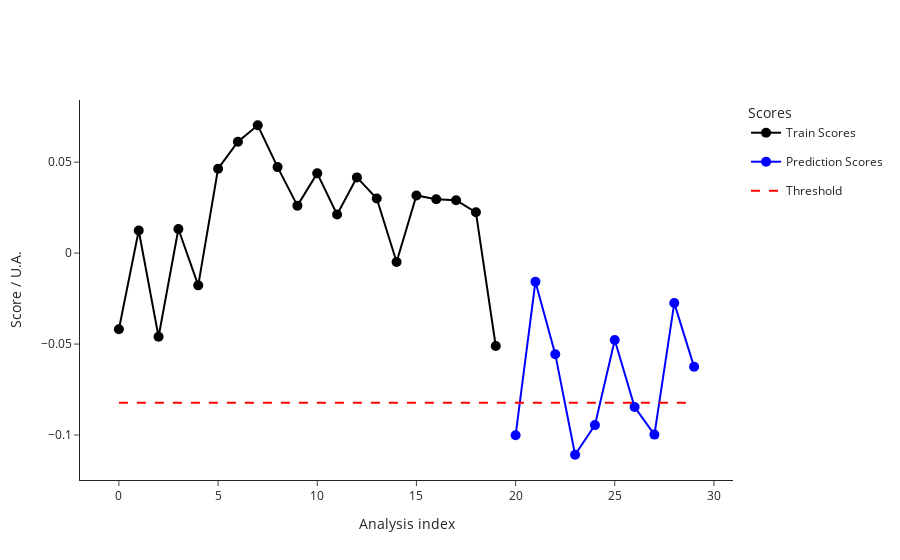

The notebook cell saved with this chart:
### Code cell
for i in [3, 4, 5, 6, 7]:
    test_data = pd.read_csv(f"dev/test{i}_features.csv")
    test_metadata = pd.read_csv(f"dev/test{i}_metadata.csv")
    ana.predict(test_data, test_metadata)
    outliers_test = ana.test_prediction_outliers()
    print("Test set ", i, " indices: \n", test_metadata["index"])
    print(outliers_test)
    fig_test_scores = ana.plot_scores()
    fig_test_scores.write_image(f"dev/figures/fig_test{i}_scores.png", width=1100, height= 350, scale = 3)
    fig_test_scores.show()
    #ana.add_prediction()
    print(ana)
    fig_test_features = ana.plot_data()
    fig_test_features.write_image(f"dev/figures/fig_test{i}_features.png", width=1100, height= 350, scale = 3)
    fig_test_features.show()

### Figure 1 — Plotly figure (JSON) as saved in the notebook; plotly's stock layout.template omitted (floating-point values rounded to 4 significant figures)
{"data": [{"hovertemplate": ["<b>index: </b>18<br><b>name: </b>210812_Pac--005<br><b>path: </b>C:/Users/Sandeep/Desktop/ExtractedSignals\\210812_Pac 2021-08-12 10-30-07\\210812_Pac--005.D<br><b>batch: </b>210812_Pac 2021-08-12 10-30-07<br><b>batch_position: </b>5<br><b>idle_time: </b>39.0<br><b>sample: </b>NaCl 0,9%<br><b>method: </b>SAA_411_Pac.M<br><b>timestamp: </b>2021-08-12 10:50:23<br><b>detector: </b>G1315C<br><b>pump: </b>G7110B<br><b>start_time: </b>2021-08-12 10:50:57<br><b>end_time: </b>2021-08-12 10:54:57<br><b>runtime: </b>239.7000000000036", "<b>index: </b>19<br><b>name: </b>210812_Pac--006<br><b>path: </b>C:/Users/Sandeep/Desktop/ExtractedSignals\\210812_Pac 2021-08-12 10-30-07\\210812_Pac--006.D<br><b>batch: </b>210812_Pac 2021-08-12 10-30-07<br><b>batch_position: </b>6<br><b>idle_time: </b>39.0<br><b>sample: </b>Blank<br><b>method: </b>SAA_411_Pac.M<br><b>timestamp: </b>2021-08-12 10:55:02<br><b>detector: </b>G1315C<br><b>pump: </b>G7110B<br><b>start_time: </b>2021-08-12 10:55:36<br><b>end_time: </b>2021-08-12 10:59:36<br><b>runtime: </b>239.7000000000036", "<b>index: </b>20<br><b>name: </b>210812_Pac--007<br><b>path: </b>C:/Users/Sandeep/Desktop/ExtractedSignals\\210812_Pac 2021-08-12 10-30-07\\210812_Pac--007.D<br><b>batch: </b>210812_Pac 2021-08-12 10-30-07<br><b>batch_position: </b>7<br><b>idle_time: </b>39.0<br><b>sample: </b>0.025 mg/ml<br><b>method: </b>SAA_411_Pac.M<br><b>timestamp: </b>2021-08-12 10:59:41<br><b>detector: </b>G1315C<br><b>pump: </b>G7110B<br><b>start_time: </b>2021-08-12 11:00:15<br><b>end_time: </b>2021-08-12 11:04:15<br><b>runtime: </b>239.7000000000036", "<b>index: </b>21<br><b>name: </b>210812_Pac--008<br><b>path: </b>C:/Users/Sandeep/Desktop/ExtractedSignals\\210812_Pac 2021-08-12 10-30-07\\210812_Pac--008.D<br><b>batch: </b>210812_Pac 2021-08-12 10-30-07<br><b>batch_position: </b>8<br><b>idle_time: </b>39.0<br><b>sample: </b>Blank<br><b>method: </b>SAA_411_Pac.M<br><b>timestamp: </b>2021-08-12 11:04:20<br><b>detector: </b>G1315C<br><b>pump: </b>G7110B<br><b>start_time: </b>2021-08-12 11:04:54<br><b>end_time: </b>2021-08-12 11:08:54<br><b>runtime: </b>239.7000000000036", "<b>index: </b>22<br><b>name: </b>210812_Pac--009<br><b>path: </b>C:/Users/Sandeep/Desktop/ExtractedSignals\\210812_Pac 2021-08-12 10-30-07\\210812_Pac--009.D<br><b>batch: </b>210812_Pac 2021-08-12 10-30-07<br><b>batch_position: </b>9<br><b>idle_time: </b>38.0<br><b>sample: </b>210806/036 :10<br><b>method: </b>SAA_411_Pac.M<br><b>timestamp: </b>2021-08-12 11:08:59<br><b>detector: </b>G1315C<br><b>pump: </b>G7110B<br><b>start_time: </b>2021-08-12 11:09:32<br><b>end_time: </b>2021-08-12 11:13:32<br><b>runtime: </b>239.7000000000036", "<b>index: </b>23<br><b>name: </b>210812_Pac--010<br><b>path: </b>C:/Users/Sandeep/Desktop/ExtractedSignals\\210812_Pac 2021-08-12 10-30-07\\210812_Pac--010.D<br><b>batch: </b>210812_Pac 2021-08-12 10-30-07<br><b>batch_position: </b>10<br><b>idle_time: </b>39.0<br><b>sample: </b>210806/036 :10<br><b>method: </b>SAA_411_Pac.M<br><b>timestamp: </b>2021-08-12 11:13:37<br><b>detector: </b>G7110B<br><b>pump: </b>G7110B<br><b>start_time: </b>2021-08-12 11:14:11<br><b>end_time: </b>2021-08-12 11:18:11<br><b>runtime: </b>239.7000000000036", "<b>index: </b>24<br><b>name: </b>210812_Pac--011<br><b>path: </b>C:/Users/Sandeep/Desktop/ExtractedSignals\\210812_Pac 2021-08-12 10-30-07\\210812_Pac--011.D<br><b>batch: </b>210812_Pac 2021-08-12 10-30-07<br><b>batch_position: </b>11<br><b>idle_time: </b>39.0<br><b>sample: </b>210806/036 :10<br><b>method: </b>SAA_411_Pac.M<br><b>timestamp: </b>2021-08-12 11:18:16<br><b>detector: </b>G7110B<br><b>pump: </b>G7110B<br><b>start_time: </b>2021-08-12 11:18:50<br><b>end_time: </b>2021-08-12 11:22:50<br><b>runtime: </b>239.7000000000036", "<b>index: </b>25<br><b>name: </b>210812_Pac--012<br><b>path: </b>C:/Users/Sandeep/Desktop/ExtractedSignals\\210812_Pac 2021-08-12 10-30-07\\210812_Pac--012.D<br><b>batch: </b>210812_Pac 2021-08-12 10-30-07<br><b>batch_position: </b>12<br><b>idle_time: </b>39.0<br><b>sample: </b>Blank<br><b>method: </b>SAA_411_Pac.M<br><b>timestamp: </b>2021-08-12 11:22:55<br><b>detector: </b>G1315C<br><b>pump: </b>G7110B<br><b>start_time: </b>2021-08-12 11:23:29<br><b>end_time: </b>2021-08-12 11:27:29<br><b>runtime: </b>239.7000000000036", "<b>index: </b>26<br><b>name: </b>210812_Pac--013<br><b>path: </b>C:/Users/Sandeep/Desktop/ExtractedSignals\\210812_Pac 2021-08-12 10-30-07\\210812_Pac--013.D<br><b>batch: </b>210812_Pac 2021-08-12 10-30-07<br><b>batch_position: </b>13<br><b>idle_time: </b>39.0<br><b>sample: </b>0.025 mg/ml<br><b>method: </b>SAA_411_Pac.M<br><b>timestamp: </b>2021-08-12 11:27:34<br><b>detector: </b>G1315C<br><b>pump: </b>G7110B<br><b>start_time: </b>2021-08-12 11:28:08<br><b>end_time: </b>2021-08-12 11:32:08<br><b>runtime: </b>239.7000000000036", "<b>index: </b>27<br><b>name: </b>210812_Pac--014<br><b>path: </b>C:/Users/Sandeep/Desktop/ExtractedSignals\\210812_Pac 2021-08-12 10-30-07\\210812_Pac--014.D<br><b>batch: </b>210812_Pac 2021-08-12 10-30-07<br><b>batch_position: </b>14<br><b>idle_time: </b>38.0<br><b>sample: </b>Blank<br><b>method: </b>SAA_411_Pac.M<br><b>timestamp: </b>2021-08-12 11:32:13<br><b>detector: </b>G7110B<br><b>pump: </b>G7110B<br><b>start_time: </b>2021-08-12 11:32:46<br><b>end_time: </b>2021-08-12 11:36:47<br><b>runtime: </b>239.7000000000036", "<b>index: </b>51<br><b>name: </b>210813_Pac--005<br><b>path: </b>C:/Users/Sandeep/Desktop/ExtractedSignals\\210813_Pac 2021-08-13 10-37-27\\210813_Pac--005.D<br><b>batch: </b>210813_Pac 2021-08-13 10-37-27<br><b>batch_position: </b>5<br><b>idle_time: </b>39.0<br><b>sample: </b>NaCl 0,9%<br><b>method: </b>SAA_411_Pac.M<br><b>timestamp: </b>2021-08-13 10:57:52<br><b>detector: </b>G7110B<br><b>pump: </b>G7110B<br><b>start_time: </b>2021-08-13 10:58:26<br><b>end_time: </b>2021-08-13 11:02:27<br><b>runtime: </b>239.7000000000036", "<b>index: </b>52<br><b>name: </b>210813_Pac--006<br><b>path: </b>C:/Users/Sandeep/Desktop/ExtractedSignals\\210813_Pac 2021-08-13 10-37-27\\210813_Pac--006.D<br><b>batch: </b>210813_Pac 2021-08-13 10-37-27<br><b>batch_position: </b>6<br><b>idle_time: </b>38.0<br><b>sample: </b>Blank<br><b>method: </b>SAA_411_Pac.M<br><b>timestamp: </b>2021-08-13 11:02:31<br><b>detector: </b>G1315C<br><b>pump: </b>G7110B<br><b>start_time: </b>2021-08-13 11:03:05<br><b>end_time: </b>2021-08-13 11:07:06<br><b>runtime: </b>239.7000000000036", "<b>index: </b>53<br><b>name: </b>210813_Pac--007<br><b>path: </b>C:/Users/Sandeep/Desktop/ExtractedSignals\\210813_Pac 2021-08-13 10-37-27\\210813_Pac--007.D<br><b>batch: </b>210813_Pac 2021-08-13 10-37-27<br><b>batch_position: </b>7<br><b>idle_time: </b>38.0<br><b>sample: </b>0.025 mg/ml<br><b>method: </b>SAA_411_Pac.M<br><b>timestamp: </b>2021-08-13 11:07:10<br><b>detector: </b>G1315C<br><b>pump: </b>G7116B<br><b>start_time: </b>2021-08-13 11:07:44<br><b>end_time: </b>2021-08-13 11:11:45<br><b>runtime: </b>239.7000000000036", "<b>index: </b>54<br><b>name: </b>210813_Pac--008<br><b>path: </b>C:/Users/Sandeep/Desktop/ExtractedSignals\\210813_Pac 2021-08-13 10-37-27\\210813_Pac--008.D<br><b>batch: </b>210813_Pac 2021-08-13 10-37-27<br><b>batch_position: </b>8<br><b>idle_time: </b>38.0<br><b>sample: </b>Blank<br><b>method: </b>SAA_411_Pac.M<br><b>timestamp: </b>2021-08-13 11:11:49<br><b>detector: </b>G1315C<br><b>pump: </b>G7110B<br><b>start_time: </b>2021-08-13 11:12:23<br><b>end_time: </b>2021-08-13 11:16:23<br><b>runtime: </b>239.7000000000036", "<b>index: </b>55<br><b>name: </b>210813_Pac--009<br><b>path: </b>C:/Users/Sandeep/Desktop/ExtractedSignals\\210813_Pac 2021-08-13 10-37-27\\210813_Pac--009.D<br><b>batch: </b>210813_Pac 2021-08-13 10-37-27<br><b>batch_position: </b>9<br><b>idle_time: </b>39.0<br><b>sample: </b>210812/004 :20<br><b>method: </b>SAA_411_Pac.M<br><b>timestamp: </b>2021-08-13 11:16:28<br><b>detector: </b>G1315C<br><b>pump: </b>G7110B<br><b>start_time: </b>2021-08-13 11:17:02<br><b>end_time: </b>2021-08-13 11:21:03<br><b>runtime: </b>239.7000000000036", "<b>index: </b>56<br><b>name: </b>210813_Pac--010<br><b>path: </b>C:/Users/Sandeep/Desktop/ExtractedSignals\\210813_Pac 2021-08-13 10-37-27\\210813_Pac--010.D<br><b>batch: </b>210813_Pac 2021-08-13 10-37-27<br><b>batch_position: </b>10<br><b>idle_time: </b>38.0<br><b>sample: </b>210812/004 :20<br><b>method: </b>SAA_411_Pac.M<br><b>timestamp: </b>2021-08-13 11:21:08<br><b>detector: </b>G1315C<br><b>pump: </b>G7110B<br><b>start_time: </b>2021-08-13 11:21:41<br><b>end_time: </b>2021-08-13 11:25:42<br><b>runtime: </b>239.7000000000036", "<b>index: </b>57<br><b>name: </b>210813_Pac--011<br><b>path: </b>C:/Users/Sandeep/Desktop/ExtractedSignals\\210813_Pac 2021-08-13 10-37-27\\210813_Pac--011.D<br><b>batch: </b>210813_Pac 2021-08-13 10-37-27<br><b>batch_position: </b>11<br><b>idle_time: </b>39.0<br><b>sample: </b>210812/004 :20<br><b>method: </b>SAA_411_Pac.M<br><b>timestamp: </b>2021-08-13 11:25:46<br><b>detector: </b>G1315C<br><b>pump: </b>G7110B<br><b>start_time: </b>2021-08-13 11:26:21<br><b>end_time: </b>2021-08-13 11:30:21<br><b>runtime: </b>239.7000000000036", "<b>index: </b>58<br><b>name: </b>210813_Pac--012<br><b>path: </b>C:/Users/Sandeep/Desktop/ExtractedSignals\\210813_Pac 2021-08-13 10-37-27\\210813_Pac--012.D<br><b>batch: </b>210813_Pac 2021-08-13 10-37-27<br><b>batch_position: </b>12<br><b>idle_time: </b>38.0<br><b>sample: </b>Blank<br><b>method: </b>SAA_411_Pac.M<br><b>timestamp: </b>2021-08-13 11:30:26<br><b>detector: </b>G1315C<br><b>pump: </b>G7110B<br><b>start_time: </b>2021-08-13 11:30:59<br><b>end_time: </b>2021-08-13 11:34:59<br><b>runtime: </b>239.7000000000036", "<b>index: </b>59<br><b>name: </b>210813_Pac--013<br><b>path: </b>C:/Users/Sandeep/Desktop/ExtractedSignals\\210813_Pac 2021-08-13 10-37-27\\210813_Pac--013.D<br><b>batch: </b>210813_Pac 2021-08-13 10-37-27<br><b>batch_position: </b>13<br><b>idle_time: </b>39.0<br><b>sample: </b>0.025 mg/ml<br><b>method: </b>SAA_411_Pac.M<br><b>timestamp: </b>2021-08-13 11:35:04<br><b>detector: </b>G1315C<br><b>pump: </b>G7110B<br><b>start_time: </b>2021-08-13 11:35:38<br><b>end_time: </b>2021-08-13 11:39:38<br><b>runtime: </b>239.7000000000036", "<b>index: </b>60<br><b>name: </b>210813_Pac--014<br><b>path: </b>C:/Users/Sandeep/Desktop/ExtractedSignals\\210813_Pac 2021-08-13 10-37-27\\210813_Pac--014.D<br><b>batch: </b>210813_Pac 2021-08-13 10-37-27<br><b>batch_position: </b>14<br><b>idle_time: </b>38.0<br><b>sample: </b>Blank<br><b>method: </b>SAA_411_Pac.M<br><b>timestamp: </b>2021-08-13 11:39:43<br><b>detector: </b>G1315C<br><b>pump: </b>G7110B<br><b>start_time: </b>2021-08-13 11:40:16<br><b>end_time: </b>2021-08-13 11:44:17<br><b>runtime: </b>239.7000000000036"], "legendgroup": "Train", "line": {"color": "black"}, "marker": {"color": "black", "size": 10}, "mode": "lines+markers", "name": "Train Scores", "text": ["<b>index: </b>18<br><b>name: </b>210812_Pac--005<br><b>path: </b>C:/Users/Sandeep/Desktop/ExtractedSignals\\210812_Pac 2021-08-12 10-30-07\\210812_Pac--005.D<br><b>batch: </b>210812_Pac 2021-08-12 10-30-07<br><b>batch_position: </b>5<br><b>idle_time: </b>39.0<br><b>sample: </b>NaCl 0,9%<br><b>method: </b>SAA_411_Pac.M<br><b>timestamp: </b>2021-08-12 10:50:23<br><b>detector: </b>G1315C<br><b>pump: </b>G7110B<br><b>start_time: </b>2021-08-12 10:50:57<br><b>end_time: </b>2021-08-12 10:54:57<br><b>runtime: </b>239.7000000000036", "<b>index: </b>19<br><b>name: </b>210812_Pac--006<br><b>path: </b>C:/Users/Sandeep/Desktop/ExtractedSignals\\210812_Pac 2021-08-12 10-30-07\\210812_Pac--006.D<br><b>batch: </b>210812_Pac 2021-08-12 10-30-07<br><b>batch_position: </b>6<br><b>idle_time: </b>39.0<br><b>sample: </b>Blank<br><b>method: </b>SAA_411_Pac.M<br><b>timestamp: </b>2021-08-12 10:55:02<br><b>detector: </b>G1315C<br><b>pump: </b>G7110B<br><b>start_time: </b>2021-08-12 10:55:36<br><b>end_time: </b>2021-08-12 10:59:36<br><b>runtime: </b>239.7000000000036", "<b>index: </b>20<br><b>name: </b>210812_Pac--007<br><b>path: </b>C:/Users/Sandeep/Desktop/ExtractedSignals\\210812_Pac 2021-08-12 10-30-07\\210812_Pac--007.D<br><b>batch: </b>210812_Pac 2021-08-12 10-30-07<br><b>batch_position: </b>7<br><b>idle_time: </b>39.0<br><b>sample: </b>0.025 mg/ml<br><b>method: </b>SAA_411_Pac.M<br><b>timestamp: </b>2021-08-12 10:59:41<br><b>detector: </b>G1315C<br><b>pump: </b>G7110B<br><b>start_time: </b>2021-08-12 11:00:15<br><b>end_time: </b>2021-08-12 11:04:15<br><b>runtime: </b>239.7000000000036", "<b>index: </b>21<br><b>name: </b>210812_Pac--008<br><b>path: </b>C:/Users/Sandeep/Desktop/ExtractedSignals\\210812_Pac 2021-08-12 10-30-07\\210812_Pac--008.D<br><b>batch: </b>210812_Pac 2021-08-12 10-30-07<br><b>batch_position: </b>8<br><b>idle_time: </b>39.0<br><b>sample: </b>Blank<br><b>method: </b>SAA_411_Pac.M<br><b>timestamp: </b>2021-08-12 11:04:20<br><b>detector: </b>G1315C<br><b>pump: </b>G7110B<br><b>start_time: </b>2021-08-12 11:04:54<br><b>end_time: </b>2021-08-12 11:08:54<br><b>runtime: </b>239.7000000000036", "<b>index: </b>22<br><b>name: </b>210812_Pac--009<br><b>path: </b>C:/Users/Sandeep/Desktop/ExtractedSignals\\210812_Pac 2021-08-12 10-30-07\\210812_Pac--009.D<br><b>batch: </b>210812_Pac 2021-08-12 10-30-07<br><b>batch_position: </b>9<br><b>idle_time: </b>38.0<br><b>sample: </b>210806/036 :10<br><b>method: </b>SAA_411_Pac.M<br><b>timestamp: </b>2021-08-12 11:08:59<br><b>detector: </b>G1315C<br><b>pump: </b>G7110B<br><b>start_time: </b>2021-08-12 11:09:32<br><b>end_time: </b>2021-08-12 11:13:32<br><b>runtime: </b>239.7000000000036", "<b>index: </b>23<br><b>name: </b>210812_Pac--010<br><b>path: </b>C:/Users/Sandeep/Desktop/ExtractedSignals\\210812_Pac 2021-08-12 10-30-07\\210812_Pac--010.D<br><b>batch: </b>210812_Pac 2021-08-12 10-30-07<br><b>batch_position: </b>10<br><b>idle_time: </b>39.0<br><b>sample: </b>210806/036 :10<br><b>method: </b>SAA_411_Pac.M<br><b>timestamp: </b>2021-08-12 11:13:37<br><b>detector: </b>G7110B<br><b>pump: </b>G7110B<br><b>start_time: </b>2021-08-12 11:14:11<br><b>end_time: </b>2021-08-12 11:18:11<br><b>runtime: </b>239.7000000000036", "<b>index: </b>24<br><b>name: </b>210812_Pac--011<br><b>path: </b>C:/Users/Sandeep/Desktop/ExtractedSignals\\210812_Pac 2021-08-12 10-30-07\\210812_Pac--011.D<br><b>batch: </b>210812_Pac 2021-08-12 10-30-07<br><b>batch_position: </b>11<br><b>idle_time: </b>39.0<br><b>sample: </b>210806/036 :10<br><b>method: </b>SAA_411_Pac.M<br><b>timestamp: </b>2021-08-12 11:18:16<br><b>detector: </b>G7110B<br><b>pump: </b>G7110B<br><b>start_time: </b>2021-08-12 11:18:50<br><b>end_time: </b>2021-08-12 11:22:50<br><b>runtime: </b>239.7000000000036", "<b>index: </b>25<br><b>name: </b>210812_Pac--012<br><b>path: </b>C:/Users/Sandeep/Desktop/ExtractedSignals\\210812_Pac 2021-08-12 10-30-07\\210812_Pac--012.D<br><b>batch: </b>210812_Pac 2021-08-12 10-30-07<br><b>batch_position: </b>12<br><b>idle_time: </b>39.0<br><b>sample: </b>Blank<br><b>method: </b>SAA_411_Pac.M<br><b>timestamp: </b>2021-08-12 11:22:55<br><b>detector: </b>G1315C<br><b>pump: </b>G7110B<br><b>start_time: </b>2021-08-12 11:23:29<br><b>end_time: </b>2021-08-12 11:27:29<br><b>runtime: </b>239.7000000000036", "<b>index: </b>26<br><b>name: </b>210812_Pac--013<br><b>path: </b>C:/Users/Sandeep/Desktop/ExtractedSignals\\210812_Pac 2021-08-12 10-30-07\\210812_Pac--013.D<br><b>batch: </b>210812_Pac 2021-08-12 10-30-07<br><b>batch_position: </b>13<br><b>idle_time: </b>39.0<br><b>sample: </b>0.025 mg/ml<br><b>method: </b>SAA_411_Pac.M<br><b>timestamp: </b>2021-08-12 11:27:34<br><b>detector: </b>G1315C<br><b>pump: </b>G7110B<br><b>start_time: </b>2021-08-12 11:28:08<br><b>end_time: </b>2021-08-12 11:32:08<br><b>runtime: </b>239.7000000000036", "<b>index: </b>27<br><b>name: </b>210812_Pac--014<br><b>path: </b>C:/Users/Sandeep/Desktop/ExtractedSignals\\210812_Pac 2021-08-12 10-30-07\\210812_Pac--014.D<br><b>batch: </b>210812_Pac 2021-08-12 10-30-07<br><b>batch_position: </b>14<br><b>idle_time: </b>38.0<br><b>sample: </b>Blank<br><b>method: </b>SAA_411_Pac.M<br><b>timestamp: </b>2021-08-12 11:32:13<br><b>detector: </b>G7110B<br><b>pump: </b>G7110B<br><b>start_time: </b>2021-08-12 11:32:46<br><b>end_time: </b>2021-08-12 11:36:47<br><b>runtime: </b>239.7000000000036", "<b>index: </b>51<br><b>name: </b>210813_Pac--005<br><b>path: </b>C:/Users/Sandeep/Desktop/ExtractedSignals\\210813_Pac 2021-08-13 10-37-27\\210813_Pac--005.D<br><b>batch: </b>210813_Pac 2021-08-13 10-37-27<br><b>batch_position: </b>5<br><b>idle_time: </b>39.0<br><b>sample: </b>NaCl 0,9%<br><b>method: </b>SAA_411_Pac.M<br><b>timestamp: </b>2021-08-13 10:57:52<br><b>detector: </b>G7110B<br><b>pump: </b>G7110B<br><b>start_time: </b>2021-08-13 10:58:26<br><b>end_time: </b>2021-08-13 11:02:27<br><b>runtime: </b>239.7000000000036", "<b>index: </b>52<br><b>name: </b>210813_Pac--006<br><b>path: </b>C:/Users/Sandeep/Desktop/ExtractedSignals\\210813_Pac 2021-08-13 10-37-27\\210813_Pac--006.D<br><b>batch: </b>210813_Pac 2021-08-13 10-37-27<br><b>batch_position: </b>6<br><b>idle_time: </b>38.0<br><b>sample: </b>Blank<br><b>method: </b>SAA_411_Pac.M<br><b>timestamp: </b>2021-08-13 11:02:31<br><b>detector: </b>G1315C<br><b>pump: </b>G7110B<br><b>start_time: </b>2021-08-13 11:03:05<br><b>end_time: </b>2021-08-13 11:07:06<br><b>runtime: </b>239.7000000000036", "<b>index: </b>53<br><b>name: </b>210813_Pac--007<br><b>path: </b>C:/Users/Sandeep/Desktop/ExtractedSignals\\210813_Pac 2021-08-13 10-37-27\\210813_Pac--007.D<br><b>batch: </b>210813_Pac 2021-08-13 10-37-27<br><b>batch_position: </b>7<br><b>idle_time: </b>38.0<br><b>sample: </b>0.025 mg/ml<br><b>method: </b>SAA_411_Pac.M<br><b>timestamp: </b>2021-08-13 11:07:10<br><b>detector: </b>G1315C<br><b>pump: </b>G7116B<br><b>start_time: </b>2021-08-13 11:07:44<br><b>end_time: </b>2021-08-13 11:11:45<br><b>runtime: </b>239.7000000000036", "<b>index: </b>54<br><b>name: </b>210813_Pac--008<br><b>path: </b>C:/Users/Sandeep/Desktop/ExtractedSignals\\210813_Pac 2021-08-13 10-37-27\\210813_Pac--008.D<br><b>batch: </b>210813_Pac 2021-08-13 10-37-27<br><b>batch_position: </b>8<br><b>idle_time: </b>38.0<br><b>sample: </b>Blank<br><b>method: </b>SAA_411_Pac.M<br><b>timestamp: </b>2021-08-13 11:11:49<br><b>detector: </b>G1315C<br><b>pump: </b>G7110B<br><b>start_time: </b>2021-08-13 11:12:23<br><b>end_time: </b>2021-08-13 11:16:23<br><b>runtime: </b>239.7000000000036", "<b>index: </b>55<br><b>name: </b>210813_Pac--009<br><b>path: </b>C:/Users/Sandeep/Desktop/ExtractedSignals\\210813_Pac 2021-08-13 10-37-27\\210813_Pac--009.D<br><b>batch: </b>210813_Pac 2021-08-13 10-37-27<br><b>batch_position: </b>9<br><b>idle_time: </b>39.0<br><b>sample: </b>210812/004 :20<br><b>method: </b>SAA_411_Pac.M<br><b>timestamp: </b>2021-08-13 11:16:28<br><b>detector: </b>G1315C<br><b>pump: </b>G7110B<br><b>start_time: </b>2021-08-13 11:17:02<br><b>end_time: </b>2021-08-13 11:21:03<br><b>runtime: </b>239.7000000000036", "<b>index: </b>56<br><b>name: </b>210813_Pac--010<br><b>path: </b>C:/Users/Sandeep/Desktop/ExtractedSignals\\210813_Pac 2021-08-13 10-37-27\\210813_Pac--010.D<br><b>batch: </b>210813_Pac 2021-08-13 10-37-27<br><b>batch_position: </b>10<br><b>idle_time: </b>38.0<br><b>sample: </b>210812/004 :20<br><b>method: </b>SAA_411_Pac.M<br><b>timestamp: </b>2021-08-13 11:21:08<br><b>detector: </b>G1315C<br><b>pump: </b>G7110B<br><b>start_time: </b>2021-08-13 11:21:41<br><b>end_time: </b>2021-08-13 11:25:42<br><b>runtime: </b>239.7000000000036", "<b>index: </b>57<br><b>name: </b>210813_Pac--011<br><b>path: </b>C:/Users/Sandeep/Desktop/ExtractedSignals\\210813_Pac 2021-08-13 10-37-27\\210813_Pac--011.D<br><b>batch: </b>210813_Pac 2021-08-13 10-37-27<br><b>batch_position: </b>11<br><b>idle_time: </b>39.0<br><b>sample: </b>210812/004 :20<br><b>method: </b>SAA_411_Pac.M<br><b>timestamp: </b>2021-08-13 11:25:46<br><b>detector: </b>G1315C<br><b>pump: </b>G7110B<br><b>start_time: </b>2021-08-13 11:26:21<br><b>end_time: </b>2021-08-13 11:30:21<br><b>runtime: </b>239.7000000000036", "<b>index: </b>58<br><b>name: </b>210813_Pac--012<br><b>path: </b>C:/Users/Sandeep/Desktop/ExtractedSignals\\210813_Pac 2021-08-13 10-37-27\\210813_Pac--012.D<br><b>batch: </b>210813_Pac 2021-08-13 10-37-27<br><b>batch_position: </b>12<br><b>idle_time: </b>38.0<br><b>sample: </b>Blank<br><b>method: </b>SAA_411_Pac.M<br><b>timestamp: </b>2021-08-13 11:30:26<br><b>detector: </b>G1315C<br><b>pump: </b>G7110B<br><b>start_time: </b>2021-08-13 11:30:59<br><b>end_time: </b>2021-08-13 11:34:59<br><b>runtime: </b>239.7000000000036", "<b>index: </b>59<br><b>name: </b>210813_Pac--013<br><b>path: </b>C:/Users/Sandeep/Desktop/ExtractedSignals\\210813_Pac 2021-08-13 10-37-27\\210813_Pac--013.D<br><b>batch: </b>210813_Pac 2021-08-13 10-37-27<br><b>batch_position: </b>13<br><b>idle_time: </b>39.0<br><b>sample: </b>0.025 mg/ml<br><b>method: </b>SAA_411_Pac.M<br><b>timestamp: </b>2021-08-13 11:35:04<br><b>detector: </b>G1315C<br><b>pump: </b>G7110B<br><b>start_time: </b>2021-08-13 11:35:38<br><b>end_time: </b>2021-08-13 11:39:38<br><b>runtime: </b>239.7000000000036", "<b>index: </b>60<br><b>name: </b>210813_Pac--014<br><b>path: </b>C:/Users/Sandeep/Desktop/ExtractedSignals\\210813_Pac 2021-08-13 10-37-27\\210813_Pac--014.D<br><b>batch: </b>210813_Pac 2021-08-13 10-37-27<br><b>batch_position: </b>14<br><b>idle_time: </b>38.0<br><b>sample: </b>Blank<br><b>method: </b>SAA_411_Pac.M<br><b>timestamp: </b>2021-08-13 11:39:43<br><b>detector: </b>G1315C<br><b>pump: </b>G7110B<br><b>start_time: </b>2021-08-13 11:40:16<br><b>end_time: </b>2021-08-13 11:44:17<br><b>runtime: </b>239.7000000000036"], "type": "scatter", "x": [0, 1, 2, 3, 4, 5, 6, 7, 8, 9, 10, 11, 12, 13, 14, 15, 16, 17, 18, 19], "y": [-0.04182, 0.0124, -0.04596, 0.01325, -0.01773, 0.04638, 0.06123, 0.07028, 0.04728, 0.02609, 0.04385, 0.02121, 0.04161, 0.03003, -0.004882, 0.03169, 0.02956, 0.02905, 0.02244, -0.0511]}, {"hovertemplate": ["<b>index: </b>234<br><b>name: </b>210906_Pac<br><b>path: </b>C:/Users/Sandeep/Desktop/ExtractedSignals\\210906_Pac 2021-09-06 11-09-22\\210906_Pac.D<br><b>batch: </b>210906_Pac 2021-09-06 11-09-22<br><b>batch_position: </b>1<br><b>idle_time: </b>3995.0<br><b>sample: </b>Blank<br><b>method: </b>SAA_411_Pac.M<br><b>timestamp: </b>2021-09-06 11:09:27<br><b>detector: </b>G1315C<br><b>pump: </b>G7110B<br><b>start_time: </b>2021-09-06 11:10:14<br><b>end_time: </b>2021-09-06 11:14:15<br><b>runtime: </b>239.4000000000036", "<b>index: </b>118<br><b>name: </b>210819_Pac--003<br><b>path: </b>C:/Users/Sandeep/Desktop/ExtractedSignals\\210819_Pac 2021-08-19 15-50-49\\210819_Pac--003.D<br><b>batch: </b>210819_Pac 2021-08-19 15-50-49<br><b>batch_position: </b>3<br><b>idle_time: </b>39.0<br><b>sample: </b>Blank<br><b>method: </b>SAA_411_Pac.M<br><b>timestamp: </b>2021-08-19 16:02:09<br><b>detector: </b>G1315C<br><b>pump: </b>G7110B<br><b>start_time: </b>2021-08-19 16:02:43<br><b>end_time: </b>2021-08-19 16:06:43<br><b>runtime: </b>239.7000000000036", "<b>index: </b>153<br><b>name: </b>210826_Pac--005<br><b>path: </b>C:/Users/Sandeep/Desktop/ExtractedSignals\\210826_Pac 2021-08-26 16-15-14\\210826_Pac--005.D<br><b>batch: </b>210826_Pac 2021-08-26 16-15-14<br><b>batch_position: </b>5<br><b>idle_time: </b>40.0<br><b>sample: </b>NaCl 0,9%<br><b>method: </b>SAA_411_Pac.M<br><b>timestamp: </b>2021-08-26 16:34:12<br><b>detector: </b>G1315C<br><b>pump: </b>G7110B<br><b>start_time: </b>2021-08-26 16:34:47<br><b>end_time: </b>2021-08-26 16:38:47<br><b>runtime: </b>239.7000000000036", "<b>index: </b>240<br><b>name: </b>210906_Pac--007<br><b>path: </b>C:/Users/Sandeep/Desktop/ExtractedSignals\\210906_Pac 2021-09-06 11-09-22\\210906_Pac--007.D<br><b>batch: </b>210906_Pac 2021-09-06 11-09-22<br><b>batch_position: </b>7<br><b>idle_time: </b>38.0<br><b>sample: </b>0.025 mg/ml<br><b>method: </b>SAA_411_Pac.M<br><b>timestamp: </b>2021-09-06 11:37:36<br><b>detector: </b>G7110B<br><b>pump: </b>G7110B<br><b>start_time: </b>2021-09-06 11:38:09<br><b>end_time: </b>2021-09-06 11:42:09<br><b>runtime: </b>239.7000000000036", "<b>index: </b>276<br><b>name: </b>210910_Pac--011<br><b>path: </b>C:/Users/Sandeep/Desktop/ExtractedSignals\\210910_Pac 2021-09-10 14-25-54\\210910_Pac--011.D<br><b>batch: </b>210910_Pac 2021-09-10 14-25-54<br><b>batch_position: </b>11<br><b>idle_time: </b>37.0<br><b>sample: </b>210903/021 :10<br><b>method: </b>SAA_411_Pac.M<br><b>timestamp: </b>2021-09-10 15:13:50<br><b>detector: </b>G1315C<br><b>pump: </b>G7110B<br><b>start_time: </b>2021-09-10 15:14:22<br><b>end_time: </b>2021-09-10 15:18:23<br><b>runtime: </b>239.7000000000036", "<b>index: </b>160<br><b>name: </b>210826_Pac--012<br><b>path: </b>C:/Users/Sandeep/Desktop/ExtractedSignals\\210826_Pac 2021-08-26 16-15-14\\210826_Pac--012.D<br><b>batch: </b>210826_Pac 2021-08-26 16-15-14<br><b>batch_position: </b>12<br><b>idle_time: </b>40.0<br><b>sample: </b>210825/001 :10<br><b>method: </b>SAA_411_Pac.M<br><b>timestamp: </b>2021-08-26 17:06:52<br><b>detector: </b>G1315C<br><b>pump: </b>G7110B<br><b>start_time: </b>2021-08-26 17:07:27<br><b>end_time: </b>2021-08-26 17:11:27<br><b>runtime: </b>239.7000000000036", "<b>index: </b>149<br><b>name: </b>210826_Pac<br><b>path: </b>C:/Users/Sandeep/Desktop/ExtractedSignals\\210826_Pac 2021-08-26 16-15-14\\210826_Pac.D<br><b>batch: </b>210826_Pac 2021-08-26 16-15-14<br><b>batch_position: </b>1<br><b>idle_time: </b>64.0<br><b>sample: </b>Blank<br><b>method: </b>SAA_411_Pac.M<br><b>timestamp: </b>2021-08-26 16:15:20<br><b>detector: </b>G7110B<br><b>pump: </b>G7110B<br><b>start_time: </b>2021-08-26 16:16:07<br><b>end_time: </b>2021-08-26 16:20:07<br><b>runtime: </b>239.7000000000036", "<b>index: </b>278<br><b>name: </b>210910_Pac--013<br><b>path: </b>C:/Users/Sandeep/Desktop/ExtractedSignals\\210910_Pac 2021-09-10 14-25-54\\210910_Pac--013.D<br><b>batch: </b>210910_Pac 2021-09-10 14-25-54<br><b>batch_position: </b>13<br><b>idle_time: </b>37.0<br><b>sample: </b>0.025 mg/ml<br><b>method: </b>SAA_411_Pac.M<br><b>timestamp: </b>2021-09-10 15:23:06<br><b>detector: </b>G1315C<br><b>pump: </b>G7110B<br><b>start_time: </b>2021-09-10 15:23:38<br><b>end_time: </b>2021-09-10 15:27:39<br><b>runtime: </b>239.7000000000036", "<b>index: </b>125<br><b>name: </b>210819_Pac--010<br><b>path: </b>C:/Users/Sandeep/Desktop/ExtractedSignals\\210819_Pac 2021-08-19 15-50-49\\210819_Pac--010.D<br><b>batch: </b>210819_Pac 2021-08-19 15-50-49<br><b>batch_position: </b>10<br><b>idle_time: </b>39.0<br><b>sample: </b>210818/001 :20<br><b>method: </b>SAA_411_Pac.M<br><b>timestamp: </b>2021-08-19 16:34:42<br><b>detector: </b>G7110B<br><b>pump: </b>G7110B<br><b>start_time: </b>2021-08-19 16:35:16<br><b>end_time: </b>2021-08-19 16:39:17<br><b>runtime: </b>239.7000000000036", "<b>index: </b>158<br><b>name: </b>210826_Pac--010<br><b>path: </b>C:/Users/Sandeep/Desktop/ExtractedSignals\\210826_Pac 2021-08-26 16-15-14\\210826_Pac--010.D<br><b>batch: </b>210826_Pac 2021-08-26 16-15-14<br><b>batch_position: </b>10<br><b>idle_time: </b>39.0<br><b>sample: </b>210824/001 :20<br><b>method: </b>SAA_411_Pac.M<br><b>timestamp: </b>2021-08-26 16:57:32<br><b>detector: </b>G7110B<br><b>pump: </b>G7110B<br><b>start_time: </b>2021-08-26 16:58:06<br><b>end_time: </b>2021-08-26 17:02:07<br><b>runtime: </b>239.7000000000036"], "legendgroup": "Prediction", "line": {"color": "blue"}, "marker": {"color": "blue", "size": 10}, "mode": "lines+markers", "name": "Prediction Scores", "text": ["<b>index: </b>234<br><b>name: </b>210906_Pac<br><b>path: </b>C:/Users/Sandeep/Desktop/ExtractedSignals\\210906_Pac 2021-09-06 11-09-22\\210906_Pac.D<br><b>batch: </b>210906_Pac 2021-09-06 11-09-22<br><b>batch_position: </b>1<br><b>idle_time: </b>3995.0<br><b>sample: </b>Blank<br><b>method: </b>SAA_411_Pac.M<br><b>timestamp: </b>2021-09-06 11:09:27<br><b>detector: </b>G1315C<br><b>pump: </b>G7110B<br><b>start_time: </b>2021-09-06 11:10:14<br><b>end_time: </b>2021-09-06 11:14:15<br><b>runtime: </b>239.4000000000036", "<b>index: </b>118<br><b>name: </b>210819_Pac--003<br><b>path: </b>C:/Users/Sandeep/Desktop/ExtractedSignals\\210819_Pac 2021-08-19 15-50-49\\210819_Pac--003.D<br><b>batch: </b>210819_Pac 2021-08-19 15-50-49<br><b>batch_position: </b>3<br><b>idle_time: </b>39.0<br><b>sample: </b>Blank<br><b>method: </b>SAA_411_Pac.M<br><b>timestamp: </b>2021-08-19 16:02:09<br><b>detector: </b>G1315C<br><b>pump: </b>G7110B<br><b>start_time: </b>2021-08-19 16:02:43<br><b>end_time: </b>2021-08-19 16:06:43<br><b>runtime: </b>239.7000000000036", "<b>index: </b>153<br><b>name: </b>210826_Pac--005<br><b>path: </b>C:/Users/Sandeep/Desktop/ExtractedSignals\\210826_Pac 2021-08-26 16-15-14\\210826_Pac--005.D<br><b>batch: </b>210826_Pac 2021-08-26 16-15-14<br><b>batch_position: </b>5<br><b>idle_time: </b>40.0<br><b>sample: </b>NaCl 0,9%<br><b>method: </b>SAA_411_Pac.M<br><b>timestamp: </b>2021-08-26 16:34:12<br><b>detector: </b>G1315C<br><b>pump: </b>G7110B<br><b>start_time: </b>2021-08-26 16:34:47<br><b>end_time: </b>2021-08-26 16:38:47<br><b>runtime: </b>239.7000000000036", "<b>index: </b>240<br><b>name: </b>210906_Pac--007<br><b>path: </b>C:/Users/Sandeep/Desktop/ExtractedSignals\\210906_Pac 2021-09-06 11-09-22\\210906_Pac--007.D<br><b>batch: </b>210906_Pac 2021-09-06 11-09-22<br><b>batch_position: </b>7<br><b>idle_time: </b>38.0<br><b>sample: </b>0.025 mg/ml<br><b>method: </b>SAA_411_Pac.M<br><b>timestamp: </b>2021-09-06 11:37:36<br><b>detector: </b>G7110B<br><b>pump: </b>G7110B<br><b>start_time: </b>2021-09-06 11:38:09<br><b>end_time: </b>2021-09-06 11:42:09<br><b>runtime: </b>239.7000000000036", "<b>index: </b>276<br><b>name: </b>210910_Pac--011<br><b>path: </b>C:/Users/Sandeep/Desktop/ExtractedSignals\\210910_Pac 2021-09-10 14-25-54\\210910_Pac--011.D<br><b>batch: </b>210910_Pac 2021-09-10 14-25-54<br><b>batch_position: </b>11<br><b>idle_time: </b>37.0<br><b>sample: </b>210903/021 :10<br><b>method: </b>SAA_411_Pac.M<br><b>timestamp: </b>2021-09-10 15:13:50<br><b>detector: </b>G1315C<br><b>pump: </b>G7110B<br><b>start_time: </b>2021-09-10 15:14:22<br><b>end_time: </b>2021-09-10 15:18:23<br><b>runtime: </b>239.7000000000036", "<b>index: </b>160<br><b>name: </b>210826_Pac--012<br><b>path: </b>C:/Users/Sandeep/Desktop/ExtractedSignals\\210826_Pac 2021-08-26 16-15-14\\210826_Pac--012.D<br><b>batch: </b>210826_Pac 2021-08-26 16-15-14<br><b>batch_position: </b>12<br><b>idle_time: </b>40.0<br><b>sample: </b>210825/001 :10<br><b>method: </b>SAA_411_Pac.M<br><b>timestamp: </b>2021-08-26 17:06:52<br><b>detector: </b>G1315C<br><b>pump: </b>G7110B<br><b>start_time: </b>2021-08-26 17:07:27<br><b>end_time: </b>2021-08-26 17:11:27<br><b>runtime: </b>239.7000000000036", "<b>index: </b>149<br><b>name: </b>210826_Pac<br><b>path: </b>C:/Users/Sandeep/Desktop/ExtractedSignals\\210826_Pac 2021-08-26 16-15-14\\210826_Pac.D<br><b>batch: </b>210826_Pac 2021-08-26 16-15-14<br><b>batch_position: </b>1<br><b>idle_time: </b>64.0<br><b>sample: </b>Blank<br><b>method: </b>SAA_411_Pac.M<br><b>timestamp: </b>2021-08-26 16:15:20<br><b>detector: </b>G7110B<br><b>pump: </b>G7110B<br><b>start_time: </b>2021-08-26 16:16:07<br><b>end_time: </b>2021-08-26 16:20:07<br><b>runtime: </b>239.7000000000036", "<b>index: </b>278<br><b>name: </b>210910_Pac--013<br><b>path: </b>C:/Users/Sandeep/Desktop/ExtractedSignals\\210910_Pac 2021-09-10 14-25-54\\210910_Pac--013.D<br><b>batch: </b>210910_Pac 2021-09-10 14-25-54<br><b>batch_position: </b>13<br><b>idle_time: </b>37.0<br><b>sample: </b>0.025 mg/ml<br><b>method: </b>SAA_411_Pac.M<br><b>timestamp: </b>2021-09-10 15:23:06<br><b>detector: </b>G1315C<br><b>pump: </b>G7110B<br><b>start_time: </b>2021-09-10 15:23:38<br><b>end_time: </b>2021-09-10 15:27:39<br><b>runtime: </b>239.7000000000036", "<b>index: </b>125<br><b>name: </b>210819_Pac--010<br><b>path: </b>C:/Users/Sandeep/Desktop/ExtractedSignals\\210819_Pac 2021-08-19 15-50-49\\210819_Pac--010.D<br><b>batch: </b>210819_Pac 2021-08-19 15-50-49<br><b>batch_position: </b>10<br><b>idle_time: </b>39.0<br><b>sample: </b>210818/001 :20<br><b>method: </b>SAA_411_Pac.M<br><b>timestamp: </b>2021-08-19 16:34:42<br><b>detector: </b>G7110B<br><b>pump: </b>G7110B<br><b>start_time: </b>2021-08-19 16:35:16<br><b>end_time: </b>2021-08-19 16:39:17<br><b>runtime: </b>239.7000000000036", "<b>index: </b>158<br><b>name: </b>210826_Pac--010<br><b>path: </b>C:/Users/Sandeep/Desktop/ExtractedSignals\\210826_Pac 2021-08-26 16-15-14\\210826_Pac--010.D<br><b>batch: </b>210826_Pac 2021-08-26 16-15-14<br><b>batch_position: </b>10<br><b>idle_time: </b>39.0<br><b>sample: </b>210824/001 :20<br><b>method: </b>SAA_411_Pac.M<br><b>timestamp: </b>2021-08-26 16:57:32<br><b>detector: </b>G7110B<br><b>pump: </b>G7110B<br><b>start_time: </b>2021-08-26 16:58:06<br><b>end_time: </b>2021-08-26 17:02:07<br><b>runtime: </b>239.7000000000036"], "type": "scatter", "x": [20, 21, 22, 23, 24, 25, 26, 27, 28, 29], "y": [-0.1001, -0.01574, -0.05556, -0.1108, -0.09454, -0.04775, -0.08462, -0.09976, -0.02747, -0.06251]}, {"legendgroup": "Threshold", "line": {"color": "red", "dash": "dash"}, "mode": "lines", "name": "Threshold", "type": "scatter", "x": [0, 29], "y": [-0.08232, -0.08232]}], "layout": {"legend": {"title": {"text": "Scores"}}, "xaxis": {"title": {"text": "Analysis index"}}, "yaxis": {"title": {"text": "Score / U.A."}}}}
